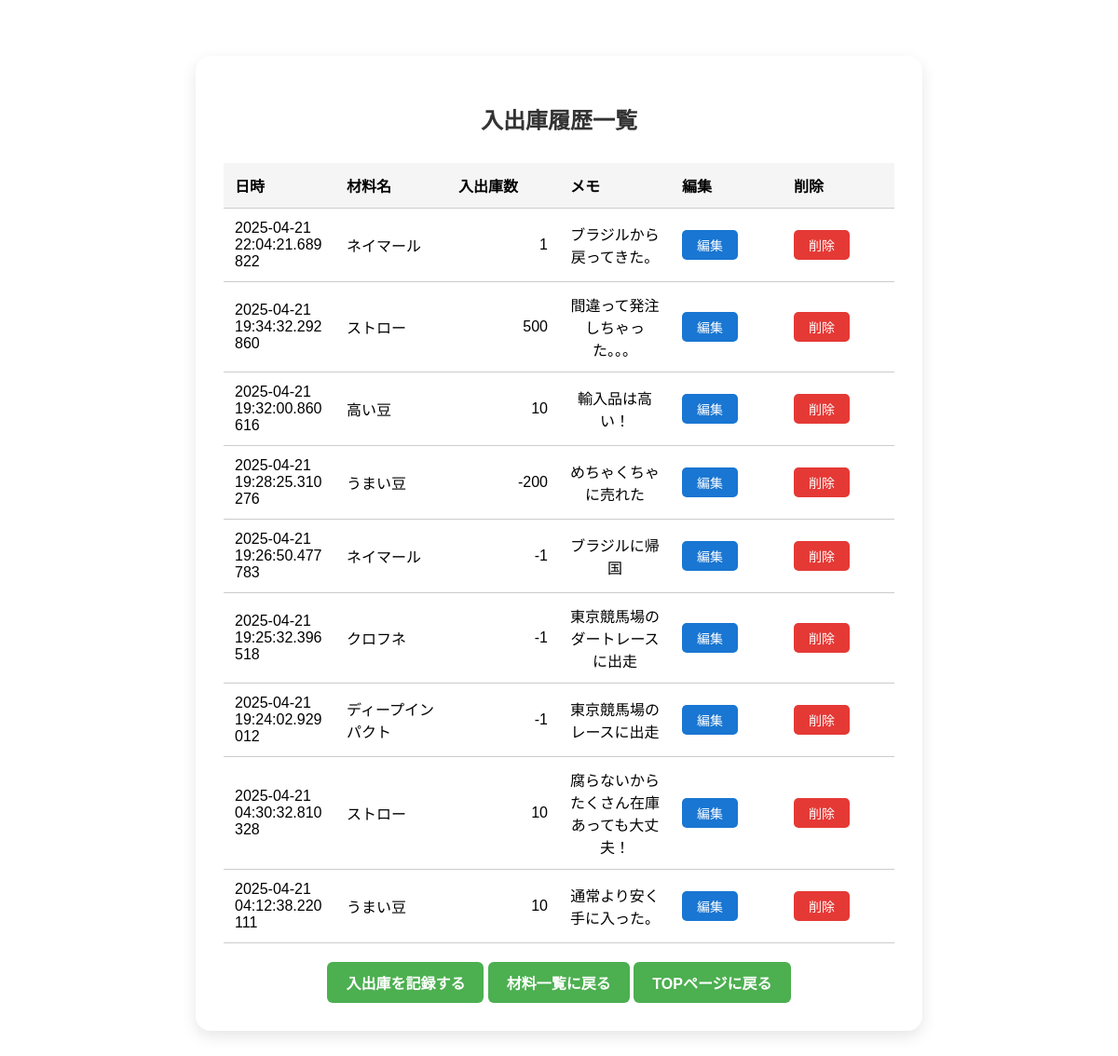
Screenshot of /logs (signed in) with the database file from the repository.
### tables this page shows
CREATE TABLE logs (
    id INTEGER PRIMARY KEY AUTOINCREMENT,
    item_id INTEGER,
    change INTEGER,
    timestamp DATETIME,
    user_id INTEGER,  -- NOT NULL を外しました！
    note TEXT,
    FOREIGN KEY (item_id) REFERENCES items(id),
    FOREIGN KEY (user_id) REFERENCES users(id)
);

CREATE TABLE items (
    id INTEGER PRIMARY KEY,
    name TEXT NOT NULL,
    initial_stock INTEGER NOT NULL
);

### app.py (the view)
@app.route('/logs')
def logs():
    if 'user_id' not in session:
        flash("ログインしてください！", "danger")
        return redirect(url_for('index'))
    conn = sqlite3.connect(DB_PATH)
    c = conn.cursor()
    c.execute("""
        SELECT logs.id, logs.timestamp, items.name, logs.change, logs.note
        FROM logs
        JOIN items ON logs.item_id = items.id
        ORDER BY logs.timestamp DESC
    """)
    logs_list = c.fetchall()
    conn.close()
    return render_template('logs.html', logs=logs_list)

### templates/logs.html (shortened to what this page needs)
<!DOCTYPE html>
<html lang="ja">
<head>
  <link rel="stylesheet" href="{{ url_for('static', filename='style.css') }}">
</head>
<body>
  <div class="container">
    <h2>入出庫履歴一覧</h2>
    {% if logs %}
      <table>
        <thead>
          <tr>
            <th>日時</th>
            <th>材料名</th>
            <th>入出庫数</th>
            <th>メモ</th>
            <th>編集</th>
            <th>削除</th>
          </tr>
        </thead>
        <tbody>
          {% for log in logs %}
          <tr>
            <td>{{ log[1] }}</td>
            <td>{{ log[2] }}</td>
            <td>{{ log[3] }}</td>
            <td>{{ log[4] }}</td>
            <td>
              <a href="{{ url_for('edit_log', log_id=log[0]) }}" class="btn-small btn-edit">編集</a>
            </td>
            <td>
              <a href="{{ url_for('delete_log', log_id=log[0]) }}" class="btn-small btn-delete"
                 onclick="return confirm('本当に削除しますか？');">削除</a>
            </td>
          </tr>
          {% endfor %}
        </tbody>
      </table>
    {% else %}
      <p>まだ入出庫の記録はありません。</p>
    {% endif %}
    <div class="button-container">
      <a href="{{ url_for('add_log') }}" class="btn-link">入出庫を記録する</a>
      <a href="{{ url_for('items') }}" class="btn-link">材料一覧に戻る</a>
      <a href="{{ url_for('index') }}" class="btn-link">TOPページに戻る</a>
    </div>
  </div>
</body>
</html>

### static/style.css (style rules this page uses)
body { font-family: 'Arial', sans-serif; background: linear-gradient(to right, #7BCBC8 ); margin: 0; padding: 0; }
.container { max-width: 720px; width: 90%; margin: 60px auto; padding: 30px; background-color: white; border-radius: 16px; box-shadow: 0 6px 16px rgba(0, 0, 0, 0.1); }
h2 { text-align: center; color: #333; margin-bottom: 30px; }
.btn-link { display: inline-block; padding: 10px 20px; background-color: #4CAF50; color: white; text-decoration: none; border-radius: 6px; font-weight: bold; transition: background-color 0.3s; }
table { width: 100%; border-collapse: collapse; margin-top: 20px; }
th, td { padding: 12px; text-align: left; border-bottom: 1px solid #ccc; }
th { background-color: #f5f5f5; font-weight: bold; }
.button-container { text-align: center; margin-top: 20px; }
.btn-small { display: inline-block; padding: 6px 16px; font-size: 14px; border-radius: 5px; text-decoration: none; color: white; white-space: nowrap; text-align: center; }
.btn-edit { background-color: #1976d2; }
.btn-delete { background-color: #e53935; }
table td:nth-child(2) { min-width: 120px; }
table td:nth-child(3) { min-width: 100px; text-align: right; }
table td:nth-child(4) { min-width: 160px; }
table { table-layout: fixed; word-wrap: break-word; }
table td:nth-child(1) { width: 60px; }
table td:nth-child(2) { min-width: 150px; }
table td:nth-child(4) { min-width: 180px; text-align: center; }

### rows the page displays
logs: timestamp "2025-04-21 22:04:21.689822", name "ネイマール", change "1", note "ブラジルから戻ってきた。"
logs: timestamp "2025-04-21 19:34:32.292860", name "ストロー", change "500", note "間違って発注しちゃった。。。"
logs: timestamp "2025-04-21 19:32:00.860616", name "高い豆", change "10", note "輸入品は高い！"
logs: timestamp "2025-04-21 19:28:25.310276", name "うまい豆", change "-200", note "めちゃくちゃに売れた"
logs: timestamp "2025-04-21 19:26:50.477783", name "ネイマール", change "-1", note "ブラジルに帰国"
logs: timestamp "2025-04-21 19:25:32.396518", name "クロフネ", change "-1", note "東京競馬場のダートレースに出走"
logs: timestamp "2025-04-21 19:24:02.929012", name "ディープインパクト", change "-1", note "東京競馬場のレースに出走"
logs: timestamp "2025-04-21 04:30:32.810328", name "ストロー", change "10", note "腐らないからたくさん在庫あっても大丈夫！"
logs: timestamp "2025-04-21 04:12:38.220111", name "うまい豆", change "10", note "通常より安く手に入った。"
